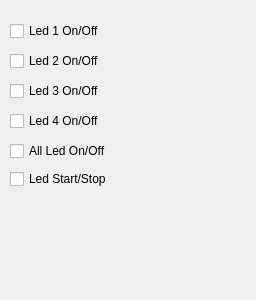
<?xml version="1.0" encoding="UTF-8"?>
<ui version="4.0">
 <class>Leds</class>
 <widget class="QDialog" name="Leds">
  <property name="geometry">
   <rect>
    <x>0</x>
    <y>0</y>
    <width>256</width>
    <height>300</height>
   </rect>
  </property>
  <property name="windowTitle">
   <string>Dialog</string>
  </property>
  <widget class="QCheckBox" name="leds_1">
   <property name="geometry">
    <rect>
     <x>10</x>
     <y>20</y>
     <width>131</width>
     <height>22</height>
    </rect>
   </property>
   <property name="text">
    <string>Led 1 On/Off</string>
   </property>
  </widget>
  <widget class="QCheckBox" name="leds_2">
   <property name="geometry">
    <rect>
     <x>10</x>
     <y>50</y>
     <width>131</width>
     <height>22</height>
    </rect>
   </property>
   <property name="text">
    <string>Led 2 On/Off</string>
   </property>
  </widget>
  <widget class="QCheckBox" name="leds_3">
   <property name="geometry">
    <rect>
     <x>10</x>
     <y>80</y>
     <width>141</width>
     <height>22</height>
    </rect>
   </property>
   <property name="text">
    <string>Led 3 On/Off</string>
   </property>
  </widget>
  <widget class="QCheckBox" name="leds_4">
   <property name="geometry">
    <rect>
     <x>10</x>
     <y>110</y>
     <width>171</width>
     <height>22</height>
    </rect>
   </property>
   <property name="text">
    <string>Led 4 On/Off</string>
   </property>
  </widget>
  <widget class="QCheckBox" name="all_led">
   <property name="geometry">
    <rect>
     <x>10</x>
     <y>140</y>
     <width>141</width>
     <height>22</height>
    </rect>
   </property>
   <property name="text">
    <string>All Led On/Off</string>
   </property>
  </widget>
  <widget class="QCheckBox" name="led_start_stop">
   <property name="geometry">
    <rect>
     <x>10</x>
     <y>168</y>
     <width>131</width>
     <height>22</height>
    </rect>
   </property>
   <property name="text">
    <string>Led Start/Stop</string>
   </property>
  </widget>
 </widget>
 <resources/>
 <connections/>
</ui>
